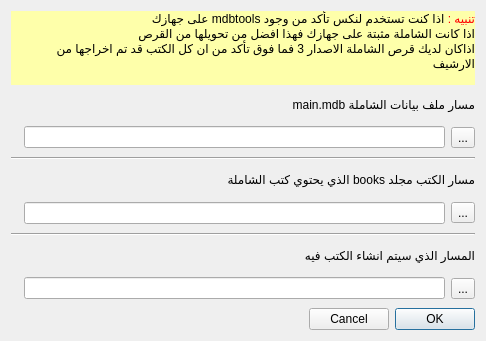
<?xml version="1.0" encoding="UTF-8"?>
<ui version="4.0">
 <class>Dialog</class>
 <widget class="QDialog" name="Dialog">
  <property name="geometry">
   <rect>
    <x>0</x>
    <y>0</y>
    <width>486</width>
    <height>341</height>
   </rect>
  </property>
  <property name="windowTitle">
   <string>تحويل كتب الشاملة</string>
  </property>
  <property name="layoutDirection">
   <enum>Qt::RightToLeft</enum>
  </property>
  <layout class="QVBoxLayout" name="verticalLayout">
   <item>
    <widget class="QLabel" name="label_4">
     <property name="palette">
      <palette>
       <active>
        <colorrole role="Button">
         <brush brushstyle="SolidPattern">
          <color alpha="255">
           <red>254</red>
           <green>255</green>
           <blue>170</blue>
          </color>
         </brush>
        </colorrole>
        <colorrole role="Text">
         <brush brushstyle="SolidPattern">
          <color alpha="255">
           <red>0</red>
           <green>0</green>
           <blue>0</blue>
          </color>
         </brush>
        </colorrole>
        <colorrole role="Base">
         <brush brushstyle="SolidPattern">
          <color alpha="255">
           <red>254</red>
           <green>255</green>
           <blue>170</blue>
          </color>
         </brush>
        </colorrole>
        <colorrole role="Window">
         <brush brushstyle="SolidPattern">
          <color alpha="255">
           <red>254</red>
           <green>255</green>
           <blue>170</blue>
          </color>
         </brush>
        </colorrole>
       </active>
       <inactive>
        <colorrole role="Button">
         <brush brushstyle="SolidPattern">
          <color alpha="255">
           <red>254</red>
           <green>255</green>
           <blue>170</blue>
          </color>
         </brush>
        </colorrole>
        <colorrole role="Text">
         <brush brushstyle="SolidPattern">
          <color alpha="255">
           <red>0</red>
           <green>0</green>
           <blue>0</blue>
          </color>
         </brush>
        </colorrole>
        <colorrole role="Base">
         <brush brushstyle="SolidPattern">
          <color alpha="255">
           <red>254</red>
           <green>255</green>
           <blue>170</blue>
          </color>
         </brush>
        </colorrole>
        <colorrole role="Window">
         <brush brushstyle="SolidPattern">
          <color alpha="255">
           <red>254</red>
           <green>255</green>
           <blue>170</blue>
          </color>
         </brush>
        </colorrole>
       </inactive>
       <disabled>
        <colorrole role="Button">
         <brush brushstyle="SolidPattern">
          <color alpha="255">
           <red>254</red>
           <green>255</green>
           <blue>170</blue>
          </color>
         </brush>
        </colorrole>
        <colorrole role="Text">
         <brush brushstyle="SolidPattern">
          <color alpha="255">
           <red>132</red>
           <green>132</green>
           <blue>132</blue>
          </color>
         </brush>
        </colorrole>
        <colorrole role="Base">
         <brush brushstyle="SolidPattern">
          <color alpha="255">
           <red>254</red>
           <green>255</green>
           <blue>170</blue>
          </color>
         </brush>
        </colorrole>
        <colorrole role="Window">
         <brush brushstyle="SolidPattern">
          <color alpha="255">
           <red>254</red>
           <green>255</green>
           <blue>170</blue>
          </color>
         </brush>
        </colorrole>
       </disabled>
      </palette>
     </property>
     <property name="styleSheet">
      <string notr="true">background-color: rgb(254, 255, 170);</string>
     </property>
     <property name="text">
      <string>&lt;!DOCTYPE HTML PUBLIC &quot;-//W3C//DTD HTML 4.0//EN&quot; &quot;http://www.w3.org/TR/REC-html40/strict.dtd&quot;&gt;
&lt;html&gt;&lt;head&gt;&lt;meta name=&quot;qrichtext&quot; content=&quot;1&quot; /&gt;&lt;style type=&quot;text/css&quot;&gt;
p, li { white-space: pre-wrap; }
&lt;/style&gt;&lt;/head&gt;&lt;body style=&quot; font-family:'Hacen Casablanca Light'; font-size:9pt; font-weight:400; font-style:normal;&quot;&gt;
&lt;p dir='rtl' style=&quot; margin-top:0px; margin-bottom:0px; margin-left:0px; margin-right:0px; -qt-block-indent:0; text-indent:0px;&quot;&gt;&lt;span style=&quot; color:#ff0000;&quot;&gt;تنبيه : &lt;/span&gt;&lt;span style=&quot; color:#000000;&quot;&gt;اذا كنت تستخدم لنكس تأكد من وجود mdbtools على جهازك&lt;/span&gt;&lt;/p&gt;
&lt;p dir='rtl' style=&quot; margin-top:0px; margin-bottom:0px; margin-left:0px; margin-right:0px; -qt-block-indent:0; text-indent:0px;&quot;&gt;&lt;span style=&quot; color:#000000;&quot;&gt;اذا كانت الشاملة مثبتة على جهازك فهذا افضل من تحويلها من القرص &lt;/span&gt;&lt;/p&gt;
&lt;p dir='rtl' style=&quot; margin-top:0px; margin-bottom:0px; margin-left:0px; margin-right:0px; -qt-block-indent:0; text-indent:0px;&quot;&gt;&lt;span style=&quot; color:#000000;&quot;&gt;اذاكان لديك قرص الشاملة الاصدار 3 فما فوق تأكد من ان كل الكتب قد تم اخراجها من الارشيف&lt;/span&gt;&lt;/p&gt;
&lt;p align=&quot;right&quot; style=&quot;-qt-paragraph-type:empty; margin-top:0px; margin-bottom:0px; margin-left:0px; margin-right:0px; -qt-block-indent:0; text-indent:0px;&quot;&gt;&lt;/p&gt;&lt;/body&gt;&lt;/html&gt;</string>
     </property>
     <property name="wordWrap">
      <bool>true</bool>
     </property>
    </widget>
   </item>
   <item>
    <widget class="QLabel" name="label">
     <property name="text">
      <string>مسار ملف بيانات الشاملة main.mdb</string>
     </property>
    </widget>
   </item>
   <item>
    <layout class="QHBoxLayout" name="horizontalLayout_2">
     <item>
      <widget class="QToolButton" name="toolButtonMain">
       <property name="text">
        <string>...</string>
       </property>
      </widget>
     </item>
     <item>
      <widget class="QLineEdit" name="lineEditPathMain">
       <property name="text">
        <string/>
       </property>
      </widget>
     </item>
     <item>
      <widget class="QLabel" name="labelPathMain">
       <property name="text">
        <string/>
       </property>
       <property name="pixmap">
        <pixmap resource="../qbooks/ui/images.qrc">:/images/image/edit-delete.png</pixmap>
       </property>
      </widget>
     </item>
    </layout>
   </item>
   <item>
    <widget class="Line" name="line">
     <property name="orientation">
      <enum>Qt::Horizontal</enum>
     </property>
    </widget>
   </item>
   <item>
    <widget class="QLabel" name="label_2">
     <property name="text">
      <string>مسار الكتب مجلد books الذي يحتوي كتب الشاملة</string>
     </property>
    </widget>
   </item>
   <item>
    <layout class="QHBoxLayout" name="horizontalLayout_3">
     <item>
      <widget class="QToolButton" name="toolButtonBooks">
       <property name="text">
        <string>...</string>
       </property>
      </widget>
     </item>
     <item>
      <widget class="QLineEdit" name="lineEditBooks">
       <property name="text">
        <string/>
       </property>
      </widget>
     </item>
     <item>
      <widget class="QLabel" name="labelPathBooks">
       <property name="text">
        <string/>
       </property>
       <property name="pixmap">
        <pixmap resource="../qbooks/ui/images.qrc">:/images/image/edit-delete.png</pixmap>
       </property>
      </widget>
     </item>
    </layout>
   </item>
   <item>
    <widget class="Line" name="line_2">
     <property name="orientation">
      <enum>Qt::Horizontal</enum>
     </property>
    </widget>
   </item>
   <item>
    <widget class="QLabel" name="label_3">
     <property name="text">
      <string>المسار الذي سيتم انشاء الكتب فيه</string>
     </property>
    </widget>
   </item>
   <item>
    <layout class="QHBoxLayout" name="horizontalLayout_4">
     <item>
      <widget class="QToolButton" name="toolButtonBooksNew">
       <property name="text">
        <string>...</string>
       </property>
      </widget>
     </item>
     <item>
      <widget class="QLineEdit" name="lineEditPathBooksNew">
       <property name="text">
        <string/>
       </property>
      </widget>
     </item>
     <item>
      <widget class="QLabel" name="labelPathBooksNew">
       <property name="text">
        <string/>
       </property>
       <property name="pixmap">
        <pixmap resource="../qbooks/ui/images.qrc">:/images/image/edit-delete.png</pixmap>
       </property>
      </widget>
     </item>
    </layout>
   </item>
   <item>
    <layout class="QHBoxLayout" name="horizontalLayout">
     <item>
      <widget class="QDialogButtonBox" name="buttonBox">
       <property name="sizePolicy">
        <sizepolicy hsizetype="Fixed" vsizetype="Fixed">
         <horstretch>0</horstretch>
         <verstretch>0</verstretch>
        </sizepolicy>
       </property>
       <property name="orientation">
        <enum>Qt::Horizontal</enum>
       </property>
       <property name="standardButtons">
        <set>QDialogButtonBox::Cancel|QDialogButtonBox::Ok</set>
       </property>
      </widget>
     </item>
     <item>
      <spacer name="horizontalSpacer">
       <property name="orientation">
        <enum>Qt::Horizontal</enum>
       </property>
       <property name="sizeHint" stdset="0">
        <size>
         <width>40</width>
         <height>20</height>
        </size>
       </property>
      </spacer>
     </item>
    </layout>
   </item>
  </layout>
 </widget>
 <resources>
  <include location="../qbooks/ui/images.qrc"/>
 </resources>
 <connections>
  <connection>
   <sender>buttonBox</sender>
   <signal>accepted()</signal>
   <receiver>Dialog</receiver>
   <slot>accept()</slot>
   <hints>
    <hint type="sourcelabel">
     <x>248</x>
     <y>254</y>
    </hint>
    <hint type="destinationlabel">
     <x>157</x>
     <y>274</y>
    </hint>
   </hints>
  </connection>
  <connection>
   <sender>buttonBox</sender>
   <signal>rejected()</signal>
   <receiver>Dialog</receiver>
   <slot>reject()</slot>
   <hints>
    <hint type="sourcelabel">
     <x>316</x>
     <y>260</y>
    </hint>
    <hint type="destinationlabel">
     <x>286</x>
     <y>274</y>
    </hint>
   </hints>
  </connection>
 </connections>
</ui>
